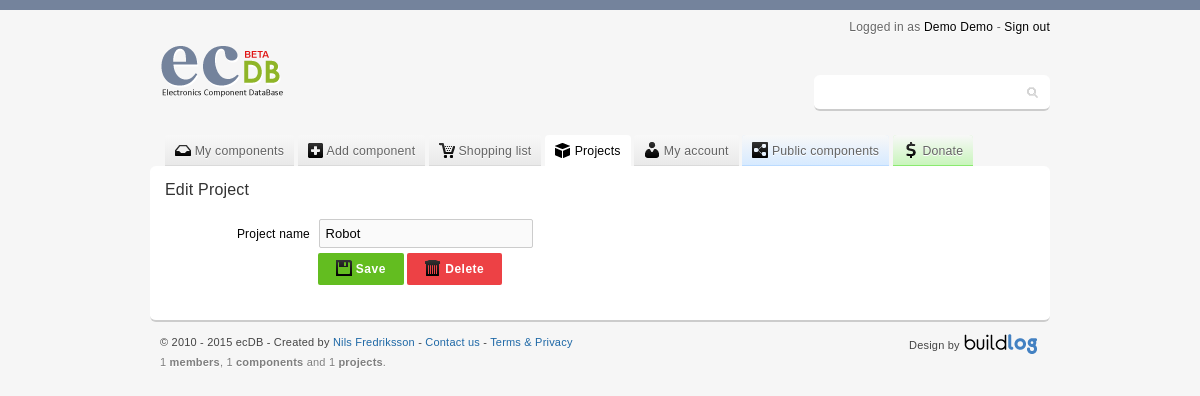
The page /proj_edit.php?proj_id=1 (signed in) on the database its author committed.
### tables this page shows
CREATE TABLE IF NOT EXISTS `members` (
  `member_id` int(11) NOT NULL AUTO_INCREMENT,
  `firstname` varchar(32) NOT NULL,
  `lastname` varchar(32) NOT NULL,
  `login` varchar(32) NOT NULL,
  `mail` varchar(32) NOT NULL,
  `passwd` varchar(32) NOT NULL,
  `admin` int(11) NOT NULL DEFAULT '0',
  `measurement` int(11) NOT NULL DEFAULT '1',
  `currency` varchar(3) NOT NULL DEFAULT 'USD',
  `reg_date` timestamp NOT NULL DEFAULT CURRENT_TIMESTAMP,
  PRIMARY KEY (`member_id`)
);

CREATE TABLE IF NOT EXISTS `projects` (
  `project_id` int(11) NOT NULL AUTO_INCREMENT,
  `project_owner` int(11) NOT NULL,
  `project_name` varchar(64) NOT NULL,
  PRIMARY KEY (`project_id`),
  KEY `project_owner` (`project_owner`)
);

### proj_edit.php (the view, shortened to what this page needs)
<?php
	$owner 	= 	$_SESSION['SESS_MEMBER_ID'];
	$id 	= 	(int)$_GET['proj_id'];
	$GetDataProjectName = mysql_query("SELECT * FROM projects WHERE project_id = ".$id." AND project_owner = ".$owner."");
	$executesql = mysql_fetch_assoc($GetDataProjectName);
?>
<!DOCTYPE html PUBLIC "-//W3C//DTD XHTML 1.0 Transitional//EN" "http://www.w3.org/TR/xhtml1/DTD/xhtml1-transitional.dtd">
<html xmlns="http://www.w3.org/1999/xhtml" xml:lang="sv" lang="sv">
	<head>
		<link rel="stylesheet" type="text/css" href="include/style.css" media="screen"/>
	</head>
	<body>
		<div id="wrapper">
				<?php include 'include/header.php'; ?>
				<?php include 'include/menu.php'; ?>
				<div id="content">
					<h1>Edit Project</h1>
					<form class="globalForms" method="post" action="">
						<div class="textInput">
							<label class="keyWord">Project name</label>
							<div class="input"><input name="name" type="text" class="medium" value="<?php echo $executesql['project_name']; ?>" /></div>
						</div>
						<div class="buttons">
							<div class="input">
								<button class="button green" name="submit" type="submit"><span class="icon medium save"></span> Save</button>
								<button class="button red" name="delete" type="submit"><span class="icon medium trash"></span> Delete</button>
							</div>
						</div>
					</form>
				</div>
				<?php include 'include/footer.php'; ?>
		</div>
	</body>
</html>

### include/header.php (shortened to what this page needs)
<div id="header">
	<div class="logoWrapper">
		<a href ="."><span class="logoImage"></span></a>
	</div>
	<span class="userInfo">
		Logged in as <a href="my.php">
		<?php
			$owner = $_SESSION['SESS_MEMBER_ID'];
			$GetName = mysql_query("SELECT firstname, lastname FROM members WHERE member_id = ".$owner."");
			$headername = mysql_fetch_assoc($GetName);
			if(isset($_POST['submit']) && $_SERVER["REQUEST_URI"] == '/ecdb/my.php') { echo $_POST['firstname']; } else { echo $headername['firstname']; }
			if(isset($_POST['submit']) && $_SERVER["REQUEST_URI"] == '/ecdb/my.php') { echo $_POST['lastname']; } else { echo $headername['lastname']; }
		?>
		</a> - <a href="logout.php"> Sign out</a>
	</span>
	<div class="searchContent">
		<form class="search" action="search.php" method="get">
			<input type="text" name="q" autofocus/>
		</form>
	</div>
</div>

### include/style.css (style rules this page uses)
form textarea, form input, form select { border-radius:2px;-moz-border-radius:2px;-webkit-border-radius:2px;padding:6px;font: normal 13px "Century Gothic", arial, sans-serif;border:1px solid #ccc; border-bottom:1px solid #ccc;resize:none;background-color:#fafafa; }
form input.medium { width:200px; }
.globalForms div.textInput, .globalForms div.radio { margin:0 0 5px; }
.globalForms div.textInput label.keyWord, .globalForms div.radio label.keyWord { display:inline-block;width:140px;margin:0 5px 0;padding:6px 0;text-align:right; }
.globalForms div.textInput div.input, .globalForms div.radio div.input { display:inline-block; }
.globalForms div.buttons { margin:0 0 0 153px; }
button.button { color:#000;cursor: pointer;font: bold 12px arial, sans-serif;line-height:20px;font-size:12px;letter-spacing:.5px;border:0;background-color:#e2e2e2;padding:6px 18px;border-radius:2px;-moz-border-radius:2px;-wekit-border-radius:2px; }
.green.button { background-color:#63bd20; color:#fff; }
.red.button { background-color:#ed4145; color:#fff; }
div#header { width:900px;margin:0 auto 15px auto;height:100px;position:relative; }
div#header span.userInfo { color:#666;font-size:12px;text-shadow:0 1px 0 #fff;position:absolute;top:0px;right:0; }
div#header span.userInfo a { color:#000;text-decoration:none; }
div#header div.searchContent { position:absolute;font-size:12px;top:55px;right:0;color:#666;padding:3px;width:230px;background-color:#fff;border-bottom:2px solid #ccc;border-radius:6px;-moz-border-radius:6px;-webkit-border-radius:6px; }
div#header div.searchContent form.search input { border:1px solid #fff !important;font: normal 14px "Century Gothic", arial, sans-serif;background:url("../img/ecdbSpriteV1.png") 209px -140px no-repeat #fff;box-shadow:none;padding:5px 15px 5px 5px;width:200px; }
div.logoWrapper { position:absolute;top:10px;left:0; }
div.logoWrapper a span.logoImage { display:block;width:169px;height:73px;background:url("../img/ecdbSpriteV1.png") no-repeat 0 -5px; }
.icon { border:none;text-indent:-9999px;display:inline-block;background-image:url("../img/ecdbSpriteV1.png");background-repeat:no-repeat; }
.medium.icon { width:16px; height:16px; margin:0 0 -3px; }
.save.medium { background-position:-160px -88px; }
.trash.medium { background-position:-208px -88px; }
* { margin: 0;padding: 0; }
a { color: #1e68a6;text-decoration: none; }
body { color: #000;margin:0;letter-spacing:0.2px;padding:0;border-top:10px solid #74839C;background-color:#f6f6f6;font: normal 12px "Century Gothic", arial, sans-serif; }
h1 { font-size:16px;color:#333;font-weight:normal;padding:0 0 20px 0; }
div#wrapper { padding:10px;width:900px;margin:auto; }
div#content { background-color:#fff;position:relative;border-radius:6px;-moz-border-radius:6px;-webkit-border-radius:6px;border-bottom:2px solid #ccc;width:870px;margin:0 auto 0 auto;padding:15px 15px 35px 15px; }

### rows shown on the page
members: firstname "Demo", lastname "Demo"
projects: name "Robot"

### other values the page prints
$members "1"
$components "1"
$projects "1"
